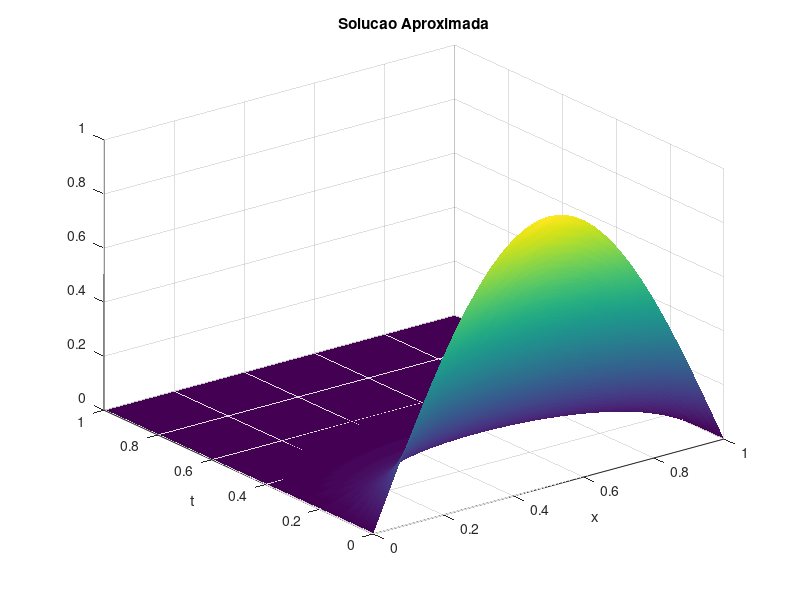
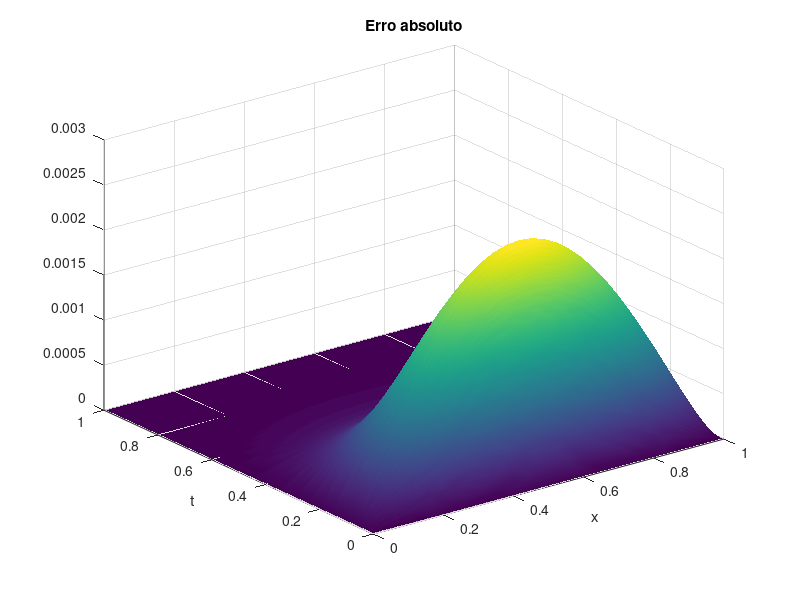

Here is the MATLAB script that generated these plots, in order:

taumax=1;
xmin=0;
xmax=1;
Ntau=800;
Nx=30;
hx=(xmax-xmin)/Nx;
htau=taumax/Ntau;
lambda=htau/hx^2

solexacta=@(x,t)(exp(-pi^2*t).*sin(pi*x));

ptsx=repmat(linspace(xmin,xmax,Nx+1)',1,Ntau+1);
ptsy=repmat(linspace(0,taumax,Ntau+1),Nx+1,1);
tabsol=solexacta(ptsx,ptsy);

u0=@(x)sin(pi*x);
uxmin=@(t)(zeros(size(t)));
uxmax=@(t)(zeros(size(t)));

solucao=zeros(Nx+1,Ntau+1);
solucao(1:Nx+1,1)=u0(linspace(xmin,xmax,Nx+1));
tempos=linspace(0,taumax,Ntau+1);
solucao(1,1:Ntau+1)=uxmin(tempos);
solucao(end,1:Ntau+1)=uxmax(tempos);



matriz=diag((1+2*lambda)*ones(1,Nx-1))+diag(-lambda*ones(1,Nx-2),1)+diag(-lambda*ones(1,Nx-2),-1);
matriz=sparse(matriz);


for j=1:Ntau
indices=2:Nx;    
vecb=solucao(indices,j);    
vecb(1)=vecb(1)+lambda*solucao(1,j+1);  
vecb(end)=vecb(end)+lambda*solucao(Nx+1,j+1);    
vecx=matriz\vecb;
solucao(indices,j+1)=vecx(:);
end



figure(1)
surf(ptsx,ptsy,solucao,'FaceLighting','phong','EdgeColor','none','FaceColor','interp')
title('Solucao Aproximada')
xlabel('x')
ylabel('t')





figure(2)
surf(ptsx,ptsy,abs(tabsol-solucao),'FaceLighting','phong','EdgeColor','none','FaceColor','interp')
title('Erro absoluto')
xlabel('x')
ylabel('t')





max(max(abs(tabsol-solucao)))



